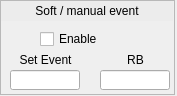
<?xml version="1.0" encoding="UTF-8"?>
<ui version="4.0">
 <class>Form</class>
 <widget class="QWidget" name="Form">
  <property name="geometry">
   <rect>
    <x>0</x>
    <y>0</y>
    <width>177</width>
    <height>96</height>
   </rect>
  </property>
  <property name="windowTitle">
   <string>Form</string>
  </property>
  <widget class="QFrame" name="frame">
   <property name="geometry">
    <rect>
     <x>0</x>
     <y>0</y>
     <width>175</width>
     <height>95</height>
    </rect>
   </property>
   <property name="frameShape">
    <enum>QFrame::StyledPanel</enum>
   </property>
   <property name="frameShadow">
    <enum>QFrame::Raised</enum>
   </property>
   <widget class="caTextEntry" name="catextentry">
    <property name="geometry">
     <rect>
      <x>10</x>
      <y>70</y>
      <width>70</width>
      <height>20</height>
     </rect>
    </property>
    <property name="channel" stdset="0">
     <string notr="true">$(SYS)-$(DEVICE):SoftEvt-EvtCode-SP</string>
    </property>
    <property name="background">
     <color>
      <red>212</red>
      <green>219</green>
      <blue>157</blue>
     </color>
    </property>
    <property name="colorMode">
     <enum>caLineEdit::Static</enum>
    </property>
   </widget>
   <widget class="caLabel" name="calabel">
    <property name="geometry">
     <rect>
      <x>1</x>
      <y>1</y>
      <width>172</width>
      <height>20</height>
     </rect>
    </property>
    <property name="styleSheet">
     <string notr="true">background-color: rgb(236, 236, 236, 255);</string>
    </property>
    <property name="text">
     <string>Soft / manual event</string>
    </property>
    <property name="alignment">
     <set>Qt::AlignCenter</set>
    </property>
   </widget>
   <widget class="caLed" name="caled">
    <property name="geometry">
     <rect>
      <x>10</x>
      <y>30</y>
      <width>18</width>
      <height>18</height>
     </rect>
    </property>
    <property name="toolTip">
     <string/>
    </property>
    <property name="rectangular">
     <bool>false</bool>
    </property>
    <property name="channel" stdset="0">
     <string notr="true">$(SYS)-$(DEVICE):SoftEvt-Enable-RB</string>
    </property>
    <property name="falseColor">
     <color>
      <red>218</red>
      <green>218</green>
      <blue>218</blue>
     </color>
    </property>
    <property name="trueColor">
     <color>
      <red>0</red>
      <green>205</green>
      <blue>0</blue>
     </color>
    </property>
    <property name="undefinedColor">
     <color>
      <red>255</red>
      <green>255</green>
      <blue>255</blue>
     </color>
    </property>
   </widget>
   <widget class="QLabel" name="label_29">
    <property name="geometry">
     <rect>
      <x>100</x>
      <y>50</y>
      <width>71</width>
      <height>20</height>
     </rect>
    </property>
    <property name="text">
     <string>RB</string>
    </property>
    <property name="alignment">
     <set>Qt::AlignCenter</set>
    </property>
   </widget>
   <widget class="caToggleButton" name="catogglebutton">
    <property name="geometry">
     <rect>
      <x>40</x>
      <y>30</y>
      <width>131</width>
      <height>18</height>
     </rect>
    </property>
    <property name="text">
     <string>Enable</string>
    </property>
    <property name="channel" stdset="0">
     <string notr="true">$(SYS)-$(DEVICE):SoftEvt-Enable-Sel</string>
    </property>
   </widget>
   <widget class="caLineEdit" name="calineedit_8">
    <property name="geometry">
     <rect>
      <x>100</x>
      <y>70</y>
      <width>70</width>
      <height>20</height>
     </rect>
    </property>
    <property name="alignment">
     <set>Qt::AlignCenter</set>
    </property>
    <property name="channel" stdset="0">
     <string notr="true">$(SYS)-$(DEVICE):SoftEvt-EvtCode-RB</string>
    </property>
   </widget>
   <widget class="QLabel" name="label_30">
    <property name="geometry">
     <rect>
      <x>10</x>
      <y>50</y>
      <width>71</width>
      <height>20</height>
     </rect>
    </property>
    <property name="text">
     <string>Set Event</string>
    </property>
    <property name="alignment">
     <set>Qt::AlignCenter</set>
    </property>
   </widget>
  </widget>
 </widget>
 <customwidgets>
  <customwidget>
   <class>caTextEntry</class>
   <extends>caLineEdit</extends>
   <header>caTextEntry</header>
  </customwidget>
  <customwidget>
   <class>caToggleButton</class>
   <extends>QCheckBox</extends>
   <header>caToggleButton</header>
  </customwidget>
  <customwidget>
   <class>caLabel</class>
   <extends>QLabel</extends>
   <header>caLabel</header>
  </customwidget>
  <customwidget>
   <class>caLed</class>
   <extends>QWidget</extends>
   <header>caLed</header>
  </customwidget>
  <customwidget>
   <class>caLineEdit</class>
   <extends>QLineEdit</extends>
   <header>caLineEdit</header>
  </customwidget>
 </customwidgets>
 <resources/>
 <connections/>
</ui>
